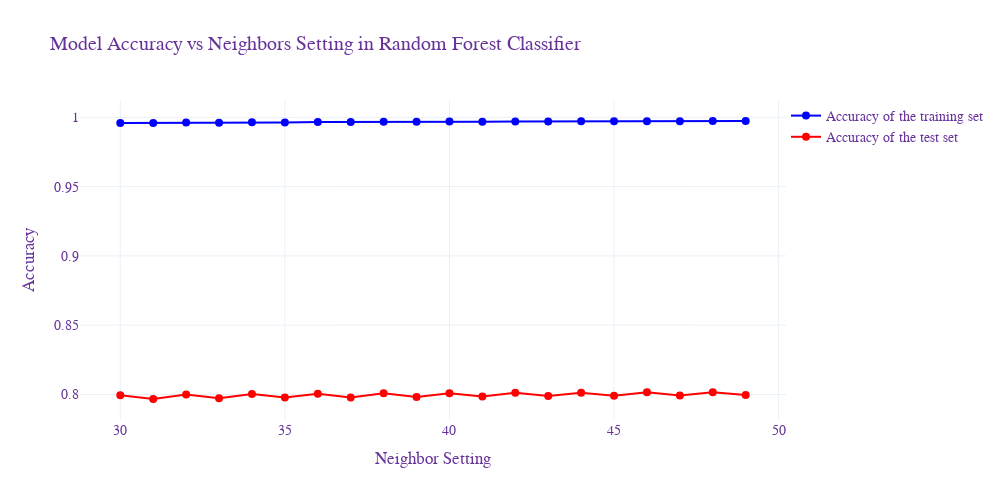

Notebook code cell kept with this figure:
### Code cell
# Create the interactive line chart
fig = go.Figure()

fig.add_trace(go.Scatter(
    x=list(neighbors_setting),
    y=training_accuracy_ns,
    mode='lines+markers',
    name='Accuracy of the training set',
    line=dict(color='blue', width=2),
    marker=dict(size=8, symbol='circle', color='blue'),
    hovertemplate='Neighbors Settings: %{x}<br>Training Accuracy: %{y:.2f}'
))

fig.add_trace(go.Scatter(
    x=list(neighbors_setting),
    y=test_accuracy_ns,
    mode='lines+markers',
    name='Accuracy of the test set',
    line=dict(color='red', width=2),
    marker=dict(size=8, symbol='circle', color='red'),
    hovertemplate='Neighbors Settings: %{x}<br>Test Accuracy: %{y:.2f}'
))

fig.update_layout(
    title='Model Accuracy vs Neighbors Setting in Random Forest Classifier',
    xaxis_title='Neighbor Setting',
    yaxis_title='Accuracy',
    legend=dict(
        x=1,
        y=1,
        bgcolor='rgba(255, 255, 255, 0)',
        bordercolor='rgba(255, 255, 255, 0)'
    ),
    template='plotly_white',
    font=dict(
        family="Arial, monospace",
        size=14,
        color="RebeccaPurple"
    ),
    hovermode='x unified',
    width=1000,
    height=500
)

# Show the interactive plot
fig.show()

### Figure 1 — Plotly figure (JSON) as saved in the notebook; plotly's stock layout.template omitted (floating-point values rounded to 4 significant figures)
{"data": [{"hovertemplate": "Neighbors Settings: %{x}<br>Training Accuracy: %{y:.2f}", "line": {"color": "blue", "width": 2}, "marker": {"color": "blue", "size": 8, "symbol": "circle"}, "mode": "lines+markers", "name": "Accuracy of the training set", "type": "scatter", "x": [30, 31, 32, 33, 34, 35, 36, 37, 38, 39, 40, 41, 42, 43, 44, 45, 46, 47, 48, 49], "y": [0.9959, 0.9959, 0.9962, 0.9961, 0.9964, 0.9963, 0.9966, 0.9966, 0.9968, 0.9968, 0.9969, 0.9969, 0.997, 0.997, 0.9972, 0.9971, 0.9972, 0.9972, 0.9973, 0.9973]}, {"hovertemplate": "Neighbors Settings: %{x}<br>Test Accuracy: %{y:.2f}", "line": {"color": "red", "width": 2}, "marker": {"color": "red", "size": 8, "symbol": "circle"}, "mode": "lines+markers", "name": "Accuracy of the test set", "type": "scatter", "x": [30, 31, 32, 33, 34, 35, 36, 37, 38, 39, 40, 41, 42, 43, 44, 45, 46, 47, 48, 49], "y": [0.7994, 0.7967, 0.7999, 0.7973, 0.8004, 0.7978, 0.8006, 0.7978, 0.801, 0.7982, 0.8009, 0.7985, 0.8012, 0.7989, 0.8012, 0.799, 0.8015, 0.7992, 0.8016, 0.7996]}], "layout": {"font": {"color": "RebeccaPurple", "family": "Arial, monospace", "size": 14}, "height": 500, "hovermode": "x unified", "legend": {"bgcolor": "rgba(255, 255, 255, 0)", "bordercolor": "rgba(255, 255, 255, 0)", "x": 1, "y": 1}, "title": {"text": "Model Accuracy vs Neighbors Setting in Random Forest Classifier"}, "width": 1000, "xaxis": {"title": {"text": "Neighbor Setting"}}, "yaxis": {"title": {"text": "Accuracy"}}}}
